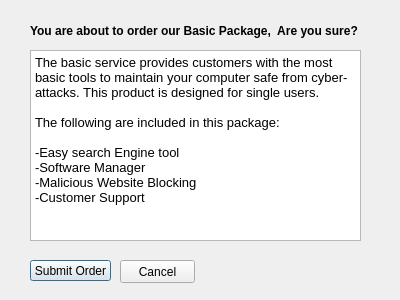
<?xml version="1.0" encoding="UTF-8"?>
<ui version="4.0">
 <class>confirmBasic</class>
 <widget class="QDialog" name="confirmBasic">
  <property name="geometry">
   <rect>
    <x>0</x>
    <y>0</y>
    <width>400</width>
    <height>300</height>
   </rect>
  </property>
  <property name="windowTitle">
   <string>Dialog</string>
  </property>
  <widget class="QLabel" name="label">
   <property name="geometry">
    <rect>
     <x>30</x>
     <y>10</y>
     <width>341</width>
     <height>41</height>
    </rect>
   </property>
   <property name="font">
    <font>
     <weight>75</weight>
     <bold>true</bold>
    </font>
   </property>
   <property name="text">
    <string>You are about to order our Basic Package,  Are you sure?</string>
   </property>
  </widget>
  <widget class="QPushButton" name="submitOrderButton">
   <property name="geometry">
    <rect>
     <x>30</x>
     <y>260</y>
     <width>81</width>
     <height>21</height>
    </rect>
   </property>
   <property name="text">
    <string>Submit Order</string>
   </property>
  </widget>
  <widget class="QPushButton" name="cancelButton">
   <property name="geometry">
    <rect>
     <x>120</x>
     <y>260</y>
     <width>75</width>
     <height>23</height>
    </rect>
   </property>
   <property name="text">
    <string>Cancel</string>
   </property>
  </widget>
  <widget class="QTextBrowser" name="textBrowser">
   <property name="geometry">
    <rect>
     <x>30</x>
     <y>50</y>
     <width>331</width>
     <height>191</height>
    </rect>
   </property>
   <property name="html">
    <string>&lt;!DOCTYPE HTML PUBLIC &quot;-//W3C//DTD HTML 4.0//EN&quot; &quot;http://www.w3.org/TR/REC-html40/strict.dtd&quot;&gt;
&lt;html&gt;&lt;head&gt;&lt;meta name=&quot;qrichtext&quot; content=&quot;1&quot; /&gt;&lt;style type=&quot;text/css&quot;&gt;
p, li { white-space: pre-wrap; }
&lt;/style&gt;&lt;/head&gt;&lt;body style=&quot; font-family:'MS Shell Dlg 2'; font-size:8.25pt; font-weight:400; font-style:normal;&quot;&gt;
&lt;p style=&quot; margin-top:0px; margin-bottom:0px; margin-left:0px; margin-right:0px; -qt-block-indent:0; text-indent:0px;&quot;&gt;&lt;span style=&quot; font-size:10pt;&quot;&gt;The basic service provides customers with the most basic tools to maintain your computer safe from cyber-attacks. This product is designed for single users.&lt;/span&gt;&lt;/p&gt;
&lt;p style=&quot;-qt-paragraph-type:empty; margin-top:0px; margin-bottom:0px; margin-left:0px; margin-right:0px; -qt-block-indent:0; text-indent:0px; font-size:10pt;&quot;&gt;&lt;br /&gt;&lt;/p&gt;
&lt;p style=&quot; margin-top:0px; margin-bottom:0px; margin-left:0px; margin-right:0px; -qt-block-indent:0; text-indent:0px;&quot;&gt;&lt;span style=&quot; font-size:10pt;&quot;&gt;The following are included in this package:&lt;/span&gt;&lt;/p&gt;
&lt;p style=&quot;-qt-paragraph-type:empty; margin-top:0px; margin-bottom:0px; margin-left:0px; margin-right:0px; -qt-block-indent:0; text-indent:0px; font-size:10pt;&quot;&gt;&lt;br /&gt;&lt;/p&gt;
&lt;p style=&quot; margin-top:0px; margin-bottom:0px; margin-left:0px; margin-right:0px; -qt-block-indent:0; text-indent:0px;&quot;&gt;&lt;span style=&quot; font-size:10pt;&quot;&gt;-Easy search Engine tool&lt;/span&gt;&lt;/p&gt;
&lt;p style=&quot; margin-top:0px; margin-bottom:0px; margin-left:0px; margin-right:0px; -qt-block-indent:0; text-indent:0px;&quot;&gt;&lt;span style=&quot; font-size:10pt;&quot;&gt;-Software Manager&lt;/span&gt;&lt;/p&gt;
&lt;p style=&quot; margin-top:0px; margin-bottom:0px; margin-left:0px; margin-right:0px; -qt-block-indent:0; text-indent:0px;&quot;&gt;&lt;span style=&quot; font-size:10pt;&quot;&gt;-Malicious Website Blocking&lt;/span&gt;&lt;/p&gt;
&lt;p style=&quot; margin-top:0px; margin-bottom:0px; margin-left:0px; margin-right:0px; -qt-block-indent:0; text-indent:0px;&quot;&gt;&lt;span style=&quot; font-size:10pt;&quot;&gt;-Customer Support&lt;/span&gt;&lt;/p&gt;&lt;/body&gt;&lt;/html&gt;</string>
   </property>
  </widget>
  <widget class="QLabel" name="thanksLabel">
   <property name="geometry">
    <rect>
     <x>240</x>
     <y>260</y>
     <width>101</width>
     <height>21</height>
    </rect>
   </property>
   <property name="font">
    <font>
     <weight>75</weight>
     <bold>true</bold>
    </font>
   </property>
   <property name="text">
    <string/>
   </property>
  </widget>
 </widget>
 <resources/>
 <connections/>
</ui>
